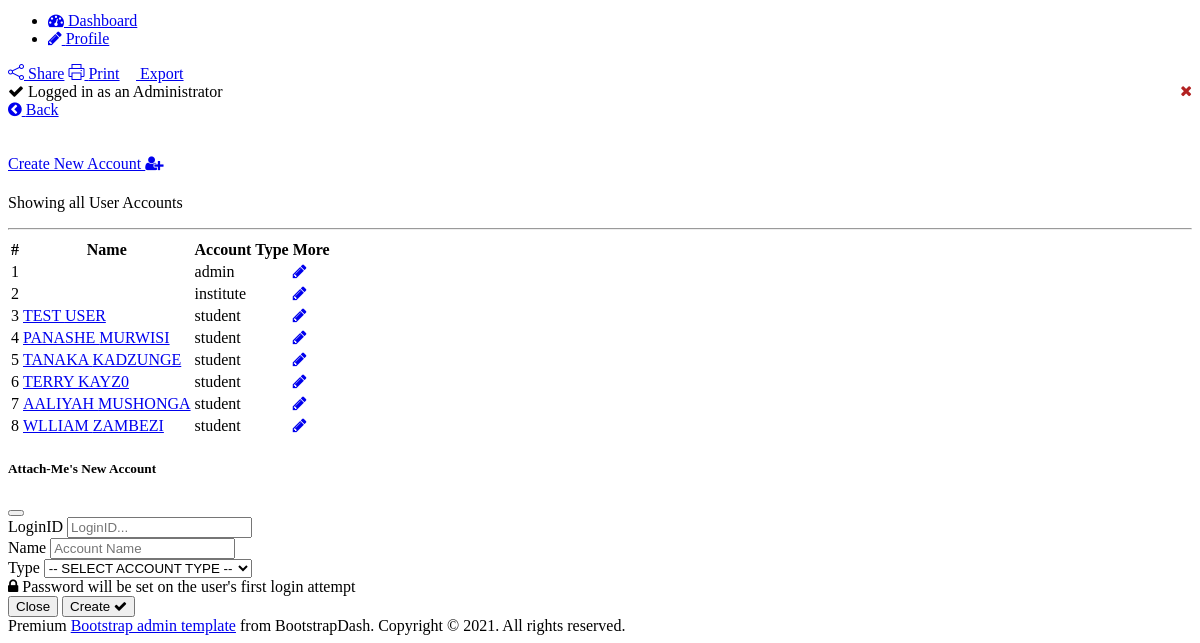
The page /admin/users.php (signed in, lower part) on the database as committed earlier.
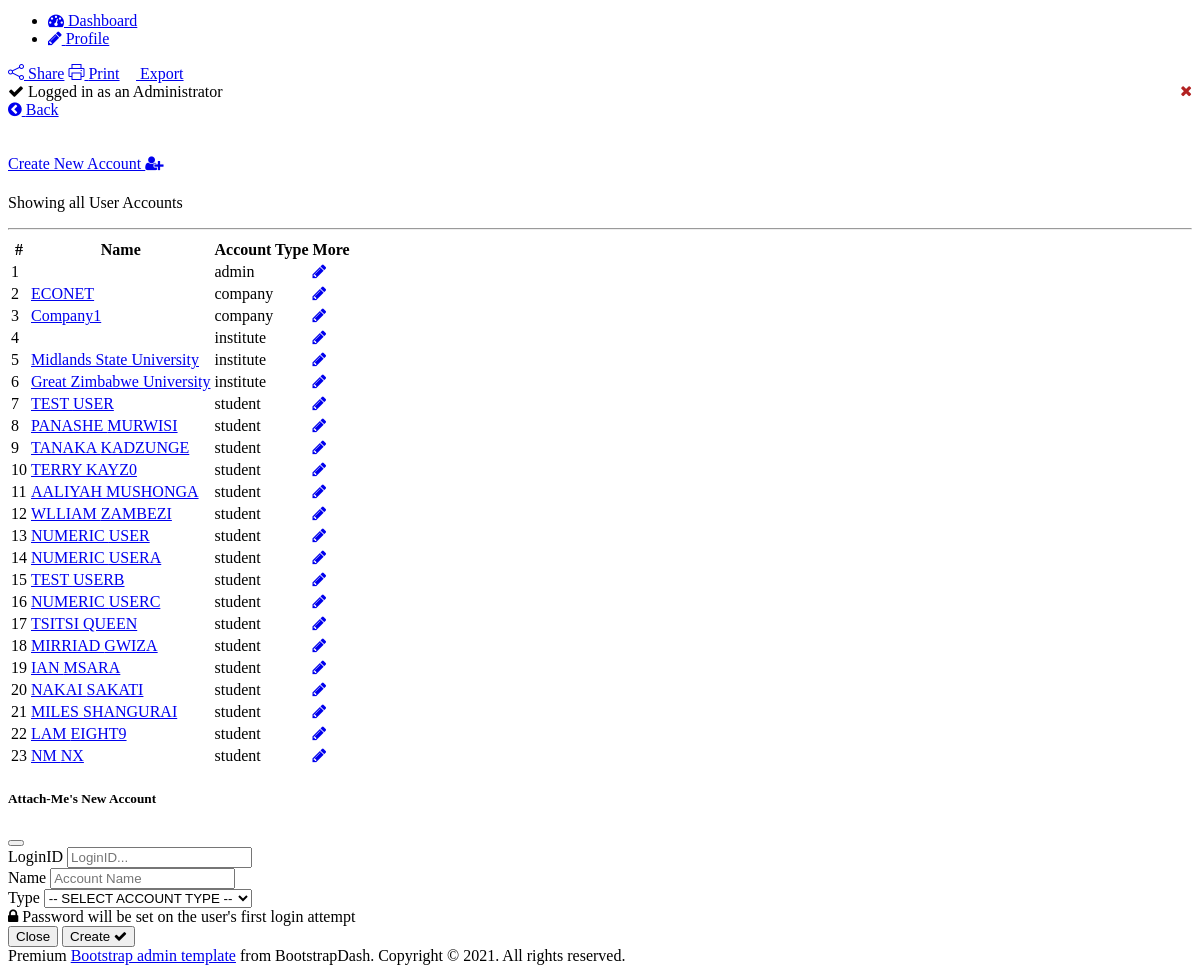
The same page on the database as committed later.
### tables this page shows
CREATE TABLE `users` (
  `id` int(11) NOT NULL,
  `loginID` varchar(225) NOT NULL,
  `password` varchar(225) NOT NULL,
  `role` varchar(225) NOT NULL,
  `joined` varchar(225) NOT NULL,
  `regStatus` int(11) NOT NULL,
  `status` int(11) NOT NULL,
  `lastUpdated` timestamp NOT NULL DEFAULT current_timestamp() ON UPDATE current_timestamp()
);

CREATE TABLE `students` (
  `id` int(11) NOT NULL,
  `user_id` varchar(225) NOT NULL,
  `name` varchar(225) NOT NULL,
  `surname` varchar(225) NOT NULL,
  `nationalID` varchar(225) NOT NULL,
  `email` varchar(225) NOT NULL,
  `phone` varchar(225) NOT NULL,
  `dob` varchar(225) NOT NULL,
  `sex` varchar(225) NOT NULL,
  `marital` varchar(225) NOT NULL,
  `avatar` varchar(225) NOT NULL,
  `homeAddress` varchar(225) NOT NULL,
  `postalAddress` varchar(225) NOT NULL,
  `nationality` varchar(225) NOT NULL,
  `religion` varchar(225) NOT NULL,
  `aboutSelf` varchar(225) NOT NULL,
  `attachmentStatus` int(11) NOT NULL,
  `lastUpdatedStudent` timestamp NOT NULL DEFAULT current_timestamp() ON UPDATE current_timestamp()
);

CREATE TABLE `company` (
  `id` int(11) NOT NULL,
  `user_id` int(11) NOT NULL,
  `name` varchar(225) NOT NULL,
  `phone` varchar(225) NOT NULL,
  `email` varchar(225) NOT NULL,
  `website` varchar(1000) NOT NULL,
  `avatar` varchar(225) NOT NULL,
  `address` varchar(1000) NOT NULL,
  `bio` varchar(10000) NOT NULL,
  `LastUpdated` timestamp NOT NULL DEFAULT current_timestamp() ON UPDATE current_timestamp()
);

CREATE TABLE `institute` (
  `id` int(11) NOT NULL,
  `userID` int(11) NOT NULL,
  `name` varchar(225) NOT NULL,
  `phone` varchar(225) NOT NULL,
  `email` varchar(225) NOT NULL,
  `website` varchar(225) NOT NULL,
  `address` varchar(1000) NOT NULL,
  `avatar` varchar(225) NOT NULL,
  `dateJoined` varchar(225) NOT NULL,
  `lastUpdated` timestamp NOT NULL DEFAULT current_timestamp() ON UPDATE current_timestamp()
);

### classes/Dbh.class.php (called while the page is built)
<?php
class Dbh{
  private $host = "localhost";
  private $user = "root";
  private $pwd = "";
  private $dbName = "attachme";
  protected function con(){
    $dsn = 'mysql:host='.$this->host.';dbname='.$this->dbName;
    $pdo = new PDO($dsn, $this->user, $this->pwd);
    $pdo->setAttribute(PDO::ATTR_DEFAULT_FETCH_MODE, PDO::FETCH_ASSOC);
    return $pdo;
  }
}
 ?>

### classes/AdminModel.class.php (called while the page is built, shortened)
<?php
class AdminModel extends Dbh{
    protected function isUser($id, $role){
        if($role == 'admin'){
            return $this->GetAdminByUserID($id);
        }
        elseif ($role == 'company'){
            return $this->GetCompanyByUserID($id);
        }
        elseif ($role == 'institute'){
            return $this->GetInstituteByUserID($id);
        }
        elseif ($role == 'student'){
            return $this->GetStudentByUserID($id);
        }else{
            echo 'ERROR: ';
        }
    }
    protected function GetInstituteByUserID($id){
        $sql = "SELECT * FROM institute WHERE userID=?";
        $stmt = $this->con()->prepare($sql);
        $stmt->execute([$id]);
        return  $stmt->fetchAll();
    }
    protected function GetStudentByUserID($id){
        $sql = "SELECT * FROM students WHERE user_id=?";
        $stmt = $this->con()->prepare($sql);
        $stmt->execute([$id]);
        return  $stmt->fetchAll();
    }
    protected function GetCompanyByUserID($id){
        $sql = "SELECT * FROM company WHERE user_id=?";
        $stmt = $this->con()->prepare($sql);
        $stmt->execute([$id]);
        return  $stmt->fetchAll();
    }
    protected function GetAdminByUserID($id){
        $sql = "SELECT * FROM admin_sub_acc WHERE userID=?";
        $stmt = $this->con()->prepare($sql);
        $stmt->execute([$id]);
        return  $stmt->fetchAll();
    }
    protected function GetAllUsers(){
        $sql = "SELECT * FROM users ORDER BY role";
        $stmt = $this->con()->prepare($sql);
        $stmt->execute();
        return  $stmt->fetchAll();
    }
}

### classes/AdminView.class.php (the view, shortened to what this page needs)
<?php
class AdminView extends AdminModel
{
    public function ViewAllUsers(){
        $rows = $this->GetAllUsers();
        $s=0;
        foreach ($rows as $row){
            $s++;
            $userRows = $this->isUser($row['id'], $row['role']);
            if($row['role'] == 'admin'){
                $borderClass = 'danger';
            }
            elseif ($row['role'] == 'student'){
                $borderClass = 'success';
            }
            elseif ($row['role'] == 'institute'){
                $borderClass = 'primary';
            }
            elseif ($row['role'] == 'company'){
                $borderClass = 'warning';
            }
        ?>
        <tr>
            <td><?php echo $s ?> </td>
            <td><a href="userProfile.php?userID=<?php echo $row['id'] ?>">
            <?php
              echo $userRows[0]['name'];
              if($row['role'] == 'student'){
                  echo ' '. $userRows[0]['surname'];
              }
            ?></a>
            </td>
            <td><span class="badge badge-<?php echo $borderClass ?>"><?php echo $row['role'] ?></span></td>
            <td><a href="userProfile.php?userID=<?php echo $row['id'] ?>"><span class="fa fa-pencil"></span></a></td>
        </tr>
      <?php
        }
    }
}

### admin/includes/headers.inc.php (shortened to what this page needs)
<!DOCTYPE html>
<html lang="en">
<head>
    <link rel="stylesheet" href="../UniversalUsersDashboardStyles/vendors/feather/feather.css">
    <link rel="stylesheet" href="../UniversalUsersDashboardStyles/vendors/mdi/css/materialdesignicons.min.css">
    <link rel="stylesheet" href="../UniversalUsersDashboardStyles/vendors/ti-icons/css/themify-icons.css">
    <link rel="stylesheet" href="../UniversalUsersDashboardStyles/vendors/typicons/typicons.css">
    <link rel="stylesheet" href="../UniversalUsersDashboardStyles/vendors/simple-line-icons/css/simple-line-icons.css">
    <link rel="stylesheet" href="../UniversalUsersDashboardStyles/vendors/css/vendor.bundle.base.css">
    <link rel="stylesheet" href="../UniversalUsersDashboardStyles/vendors/datatables.net-bs4/dataTables.bootstrap4.css">
    <link rel="stylesheet" href="../UniversalUsersDashboardStyles/js/select.dataTables.min.css">
    <link rel="stylesheet" href="../UniversalUsersDashboardStyles/css/vertical-layout-light/style.css">
    <link href="vendor/fontawesome-free/css/all.min.css" rel="stylesheet" type="text/css">
    <link rel="stylesheet" href="https://cdnjs.cloudflare.com/ajax/libs/font-awesome/4.7.0/css/font-awesome.min.css">
</head>
<body>
<div class="container-fluid page-body-wrapper">
    <?php include('includes/loader.inc.php') ?>

### admin/includes/loader.inc.php (shortened to what this page needs)
<link rel="stylesheet" type="text/css" href="../vendor/loader/css/tkadz_style.css">

### admin/includes/emptyLayoutTop.inc.php (shortened to what this page needs)
<?php
include 'headers.inc.php';
?>
<link href="../assets/libs/datatables/dataTables.bootstrap4.css" rel="stylesheet" type="text/css" />
<link href="../assets/libs/datatables/responsive.bootstrap4.css" rel="stylesheet" type="text/css" />
<link href="../assets/libs/datatables/buttons.bootstrap4.css" rel="stylesheet" type="text/css" />
<link href="../assets/libs/datatables/select.bootstrap4.css" rel="stylesheet" type="text/css" />
<div class="content-wrapper">

### admin/includes/miniTab.inc.php (shortened to what this page needs)
<div class="row">
    <div class="col-sm-12">
        <div class="home-tab">
            <div class="d-sm-flex align-items-center justify-content-between border-bottom">
                <ul class="nav nav-tabs" role="tablist">
                    <li class="nav-item">
                        <a class="nav-link active ps-0" id="home-tab" -data-bs-toggle="tab" href="dashboard.php" role="tab" aria-controls="overview" aria-selected="true"><span class="fa fa-dashboard"></span> Dashboard</a>
                    </li>
                    <li class="nav-item">
                        <a class="nav-link active " id="profile-tab" -data-bs-toggle="tab" href="profile.php" role="tab" aria-selected="false"><span class="fa fa-pencil"></span> Profile</a>
                    </li>
                </ul>
                <div>
                    <div class="btn-wrapper">
                        <a href="#" class="btn btn-otline-dark align-items-center"><i class="icon-share"></i> Share</a>
                        <a href="#" class="btn btn-otline-dark"><i class="icon-printer"></i> Print</a>
                        <a href="#" class="btn btn-primary text-white me-0"><i class="icon-download"></i> Export</a>
                    </div>
                </div>
            </div>
        </div>
    </div>
</div>
<?php
include "../includes/error_report.inc.php";
?>

### includes/error_report.inc.php (shortened to what this page needs)
<?php
if(isset($_SESSION['type']) && isset($_SESSION['err'])) {
    $type = $_SESSION['type'];
    $message = $_SESSION['err'];
    if($type == 'd'){
        ?>
            <style>
                .blinking{
                    animation:blinkingText 1.2s infinite;
                }
                @keyframes blinkingText{
                    0%{     color: #fa0000;    }
                    15%{    color: rgba(255, 0, 20, 0.93); }
                    40%{    color: rgba(250, 5, 25, 0.84); }
                    60%{    color: rgba(255, 0, 0, 0.72); }
                    75%{    color: rgba(250, 0, 0, 0.55); }
                    85%{    color: rgba(250, 0, 0, 0.62);  }
                    100%{   color: rgba(250, 0, 0, 0.73);    }
                }
            </style>
        <div -id="divDis" class="animated--grow-in fadeout -my-3 -p-3 bg-white rounded shadow-sm alert alert-danger">
            <div class="closebtn">
            </div>
            <span class="animated--grow-in fadeout fa fa-exclamation-triangle blinking"></span> <?php echo $message  ?>
            <span style="float: right; color: firebrick; font-size:15px" href="#!" class="closebtn" data-bs-dismiss="toast" aria-label="Close"><span class="fa fa-times"></span></span>
        </div>
        <?php
    }
    elseif ($type == 's'){
        ?>
        <div id="divDis" class="animated--grow-in fadeout -my-3 -p-3 bg-white rounded shadow-sm alert alert-success">
            <span class="animated--grow-in fadeout fa fa-check"></span> <?php echo $message  ?>
            <span style="float: right; color: firebrick; font-size:15px" href="#!" class="closebtn" data-bs-dismiss="toast" aria-label="Close"><span class="fa fa-times"></span></span>
        </div>
        <?php
    }
}
?>

### admin/users.php (shortened to what this page needs)
<?php
include 'includes/emptyLayoutTop.inc.php';
include 'includes/miniTab.inc.php';
?>
<div class="container mt-4 mb-4">
    <div class="btn btn-outline-secondary btn-sm rounded text-decoration-none" data-size="large"><a href="javascript:history.back()" class="fb-xfbml-parse-ignore"><span class="fa fa-chevron-circle-left"></span> Back</a></div>
    <br>
    <br>
    <a href="#!"  data-bs-toggle="modal" data-bs-target="#addUserModal" class="btn btn-outline-primary">Create New Account <span class="fa fa-user-plus"></span> </a>
    <div id="--printableArea" class="card-box">
        <p class="text-muted font-14 mb-3">
            Showing all User Accounts
        </p>
        <hr>
        <table id="datatable" class="table table-bordered dt-responsive nowrap">
            <thead>
            <tr>
                <th>#</th>
                <th>Name</th>
                <th>Account Type</th>
                <th>More</th>
            </tr>
            </thead>
            <tbody>
            <?php
            $n = new AdminView();
            $n->ViewAllUsers();
            ?>
            </tbody>
        </table>
    </div>
</div>
<div class="modal fade" id="addUserModal" tabindex="-1" aria-labelledby="exampleModalLabel" aria-hidden="true">
    <div class="modal-dialog modal-full modal-xl">
        <div class="modal-content">
            <div class="modal-header">
                <h5 class="modal-title" id="exampleModalLabel"><?php echo $_SESSION['name'] ?>'s New Account</h5>
                <button type="button" class="btn-close" data-bs-dismiss="modal" aria-label="Close"></button>
            </div>
            <form method="POST" action="includes/account.inc.php">
                <div class="modal-body">
                    <div class="form-row row">
                        <div class="form-group col-md-4">
                            <label for="inputEmail4" class="col-form-label">LoginID</label>
                            <input name="loginID" type="text" class="form-control" placeholder="LoginID..." required>
                        </div>
                    </div>
                    <div class="form-row row">
                        <div class="form-group col-md-4">
                            <label for="inputEmail4" class="col-form-label">Name</label>
                            <input name="name" type="text" class="form-control" placeholder="Account Name" required>
                        </div>
                        <div class="form-group col-md-4">
                            <label for="inputEmail4" class="col-form-label">Type</label>
                            <select class="form-control form-select" name="type" required>
                                <option value="">-- SELECT ACCOUNT TYPE --</option>
                            </select>
                        </div>
                    </div>
                    <div class="container px-0">
                        <div class="pp-gallery">
                            <div class="-card-columns">
                                <div class="alert alert-info text-dark" role="alert">
                                    <span class="fa fa-lock"></span> Password will be set on the user's first login attempt
                                    <br>
                                </div>
                            </div>
                        </div>
                    </div>
                </div>
                <div class="modal-footer">
                    <button type="button" class="btn btn-secondary" data-bs-dismiss="modal">Close</button>
                    <button name="btn_addUser" type="submit"  class="btn btn-primary">Create <span class="fa fa-check"></span></button>
                </div>
            </form>
        </div>
    </div>
</div>
<?php
include 'includes/emptyLayoutBottom.inc.php';
?>

### admin/includes/emptyLayoutBottom.inc.php (shortened to what this page needs)
</div>
</div>
<?php
include "footer.inc.php";
?>

### admin/includes/footer.inc.php (shortened to what this page needs)
<footer class="footer">
    <div class="d-sm-flex justify-content-center justify-content-sm-between">
        <span class="text-muted text-center text-sm-left d-block d-sm-inline-block">Premium <a href="https://www.bootstrapdash.com/" target="_blank">Bootstrap admin template</a> from BootstrapDash.</span>
        <span class="float-none float-sm-right d-block mt-1 mt-sm-0 text-center">Copyright © 2021. All rights reserved.</span>
    </div>
</footer>
</body>
</html>

Rows that differ between the two databases and show on the page:
added users: company.name "ECONET", role "company"
added users: company.name "Company1", role "company"
added users: institute.name "Midlands State University", role "institute"
added users: institute.name "Great Zimbabwe University", role "institute"
added users: students.name "NUMERIC", students.surname "USER", role "student"
added users: students.name "NUMERIC", students.surname "USERA", role "student"
added users: students.name "TEST", students.surname "USERB", role "student"
added users: students.name "NUMERIC", students.surname "USERC", role "student"
added users: students.name "TSITSI", students.surname "QUEEN", role "student"
added users: students.name "MIRRIAD", students.surname "GWIZA", role "student"
added users: students.name "IAN", students.surname "MSARA", role "student"
added users: students.name "NAKAI", students.surname "SAKATI", role "student"
added users: students.name "MILES", students.surname "SHANGURAI", role "student"
added users: students.name "LAM", students.surname "EIGHT9", role "student"
added users: students.name "NM", students.surname "NX", role "student"
